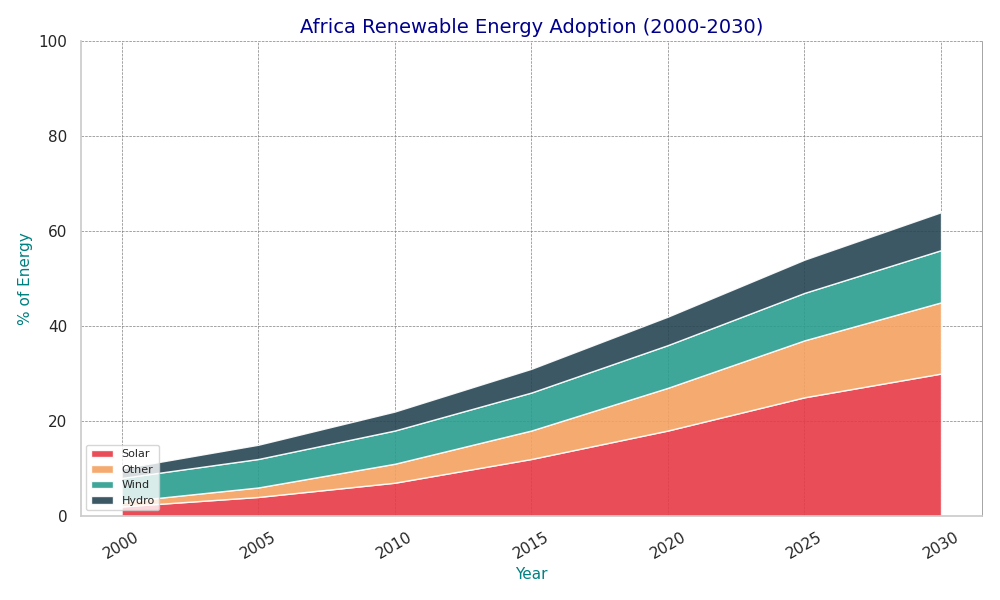

Source code (Python):
import matplotlib.pyplot as plt
import numpy as np

years = np.array([2000, 2005, 2010, 2015, 2020, 2025, 2030])

north_america = {'solar': [2, 3, 5, 10, 15, 18, 20], 'wind': [3, 5, 10, 15, 20, 25, 28], 'hydro': [15, 16, 17, 18, 19, 20, 21], 'other': [1, 2, 3, 5, 7, 9, 10]}
south_america = {'solar': [1, 2, 4, 8, 12, 15, 18], 'wind': [2, 3, 5, 7, 10, 13, 15], 'hydro': [20, 22, 23, 24, 25, 26, 27], 'other': [2, 3, 5, 6, 7, 8, 9]}
europe = {'solar': [5, 10, 15, 20, 25, 30, 35], 'wind': [5, 10, 15, 20, 25, 30, 35], 'hydro': [10, 12, 14, 16, 18, 20, 22], 'other': [2, 3, 4, 5, 6, 7, 8]}
asia = {'solar': [1, 2, 3, 7, 11, 14, 18], 'wind': [1, 3, 5, 9, 14, 18, 22], 'hydro': [10, 11, 13, 15, 16, 18, 20], 'other': [1, 2, 3, 5, 7, 9, 11]}
africa = {'solar': [2, 4, 7, 12, 18, 25, 30], 'wind': [1, 2, 4, 6, 9, 12, 15], 'hydro': [5, 6, 7, 8, 9, 10, 11], 'other': [2, 3, 4, 5, 6, 7, 8]}

def plot_renewable_adoption(years, data, name):
    fig, ax = plt.subplots(figsize=(10, 6))

    ax.stackplot(years, data['solar'], data['wind'], data['hydro'], data['other'],
                 labels=['Solar', 'Other', 'Wind', 'Hydro'], colors=['#e63946', '#f4a261', '#2a9d8f', '#264653'], alpha=0.9)

    ax.set_title(f'{name} Renewable Energy Adoption (2000-2030)', fontsize=14, fontweight='normal', color='darkblue')
    ax.set_xlabel('Year', fontsize=11, color='teal')
    ax.set_ylabel('% of Energy', fontsize=11, color='teal')
    ax.set_xticks(years)
    ax.set_xticklabels(years, rotation=30)
    ax.set_ylim(0, 100)
    
    ax.legend(loc='lower left', fontsize=8, markerscale=1.2)
    ax.grid(True, linestyle='--', linewidth=0.5, color='gray')
    ax.spines['top'].set_visible(False)
    ax.spines['right'].set_linewidth(0.5)
    ax.spines['right'].set_color('gray')

    plt.tight_layout()
    plt.show()

plot_renewable_adoption(years, north_america, "N. America")
plot_renewable_adoption(years, south_america, "S. America")
plot_renewable_adoption(years, europe, "Europe")
plot_renewable_adoption(years, asia, "Asia")
plot_renewable_adoption(years, africa, "Africa")
